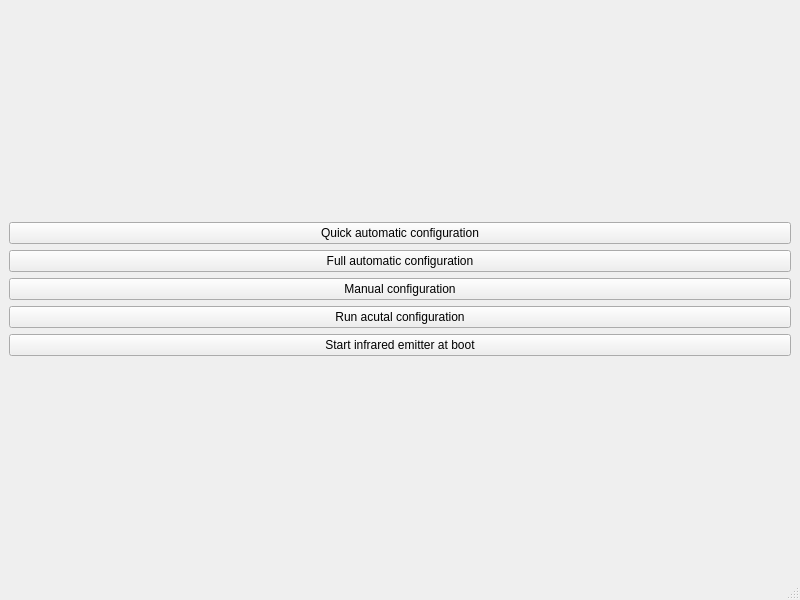
<?xml version="1.0" encoding="UTF-8"?>
<ui version="4.0">
 <class>Home</class>
 <widget class="QMainWindow" name="Home">
  <property name="geometry">
   <rect>
    <x>0</x>
    <y>0</y>
    <width>800</width>
    <height>600</height>
   </rect>
  </property>
  <property name="windowTitle">
   <string>MainWindow</string>
  </property>
  <widget class="QWidget" name="centralWidget">
   <layout class="QVBoxLayout" name="vlCentralWidget">
    <item>
     <spacer name="topSpacer">
      <property name="orientation">
       <enum>Qt::Vertical</enum>
      </property>
      <property name="sizeHint" stdset="0">
       <size>
        <width>20</width>
        <height>40</height>
       </size>
      </property>
     </spacer>
    </item>
    <item>
     <widget class="QPushButton" name="quickAutoBtn">
      <property name="text">
       <string>Quick automatic configuration</string>
      </property>
     </widget>
    </item>
    <item>
     <widget class="QPushButton" name="fullAutoBtn">
      <property name="text">
       <string>Full automatic configuration</string>
      </property>
     </widget>
    </item>
    <item>
     <widget class="QPushButton" name="manualBtn">
      <property name="text">
       <string>Manual configuration</string>
      </property>
     </widget>
    </item>
    <item>
     <widget class="QPushButton" name="modifyBtn">
      <property name="text">
       <string>Run acutal configuration</string>
      </property>
     </widget>
    </item>
    <item>
     <widget class="QPushButton" name="systemdBtn">
      <property name="text">
       <string>Start infrared emitter at boot</string>
      </property>
     </widget>
    </item>
    <item>
     <spacer name="botSpacer">
      <property name="orientation">
       <enum>Qt::Vertical</enum>
      </property>
      <property name="sizeHint" stdset="0">
       <size>
        <width>20</width>
        <height>40</height>
       </size>
      </property>
     </spacer>
    </item>
   </layout>
  </widget>
  <widget class="QStatusBar" name="statusBar"/>
 </widget>
 <resources/>
 <connections>
  <connection>
   <sender>quickAutoBtn</sender>
   <signal>released()</signal>
   <receiver>Home</receiver>
   <slot>quickAutoPressed()</slot>
   <hints>
    <hint type="sourcelabel">
     <x>363</x>
     <y>195</y>
    </hint>
    <hint type="destinationlabel">
     <x>363</x>
     <y>428</y>
    </hint>
   </hints>
  </connection>
  <connection>
   <sender>fullAutoBtn</sender>
   <signal>released()</signal>
   <receiver>Home</receiver>
   <slot>fullAutoPressed()</slot>
   <hints>
    <hint type="sourcelabel">
     <x>399</x>
     <y>251</y>
    </hint>
    <hint type="destinationlabel">
     <x>399</x>
     <y>433</y>
    </hint>
   </hints>
  </connection>
  <connection>
   <sender>modifyBtn</sender>
   <signal>released()</signal>
   <receiver>Home</receiver>
   <slot>modifyPressed()</slot>
   <hints>
    <hint type="sourcelabel">
     <x>444</x>
     <y>314</y>
    </hint>
    <hint type="destinationlabel">
     <x>444</x>
     <y>441</y>
    </hint>
   </hints>
  </connection>
  <connection>
   <sender>manualBtn</sender>
   <signal>released()</signal>
   <receiver>Home</receiver>
   <slot>manualPressed()</slot>
   <hints>
    <hint type="sourcelabel">
     <x>500</x>
     <y>287</y>
    </hint>
    <hint type="destinationlabel">
     <x>500</x>
     <y>445</y>
    </hint>
   </hints>
  </connection>
  <connection>
   <sender>systemdBtn</sender>
   <signal>released()</signal>
   <receiver>Home</receiver>
   <slot>systemdPressed()</slot>
   <hints>
    <hint type="sourcelabel">
     <x>582</x>
     <y>369</y>
    </hint>
    <hint type="destinationlabel">
     <x>582</x>
     <y>445</y>
    </hint>
   </hints>
  </connection>
 </connections>
 <slots>
  <slot>quickAutoPressed()</slot>
  <slot>fullAutoPressed()</slot>
  <slot>manualPressed()</slot>
  <slot>modifyPressed()</slot>
  <slot>systemdPressed()</slot>
 </slots>
</ui>
